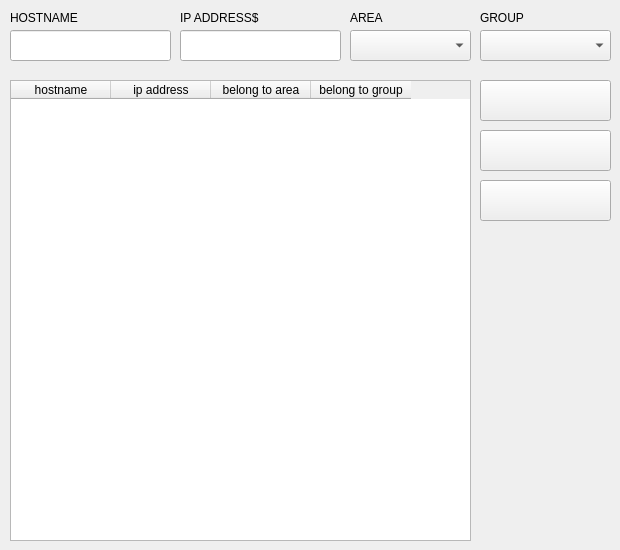
        <widget class="QWidget" name="Hosts_Config">
         <attribute name="title">
          <string>Hosts Config</string>
         </attribute>
         <widget class="QTableWidget" name="tableWidget_2">
          <property name="geometry">
           <rect>
            <x>10</x>
            <y>80</y>
            <width>461</width>
            <height>461</height>
           </rect>
          </property>
          <column>
           <property name="text">
            <string>hostname</string>
           </property>
          </column>
          <column>
           <property name="text">
            <string>ip address</string>
           </property>
          </column>
          <column>
           <property name="text">
            <string>belong to area</string>
           </property>
          </column>
          <column>
           <property name="text">
            <string>belong to group</string>
           </property>
          </column>
         </widget>
         <widget class="QLineEdit" name="lineEdit_3">
          <property name="geometry">
           <rect>
            <x>10</x>
            <y>30</y>
            <width>161</width>
            <height>31</height>
           </rect>
          </property>
         </widget>
         <widget class="QLineEdit" name="lineEdit_4">
          <property name="geometry">
           <rect>
            <x>180</x>
            <y>30</y>
            <width>161</width>
            <height>31</height>
           </rect>
          </property>
         </widget>
         <widget class="QComboBox" name="comboBox_2">
          <property name="geometry">
           <rect>
            <x>350</x>
            <y>30</y>
            <width>121</width>
            <height>31</height>
           </rect>
          </property>
         </widget>
         <widget class="QComboBox" name="comboBox_3">
          <property name="geometry">
           <rect>
            <x>480</x>
            <y>30</y>
            <width>131</width>
            <height>31</height>
           </rect>
          </property>
         </widget>
         <widget class="QLabel" name="label">
          <property name="geometry">
           <rect>
            <x>10</x>
            <y>10</y>
            <width>151</width>
            <height>16</height>
           </rect>
          </property>
          <property name="text">
           <string>HOSTNAME</string>
          </property>
         </widget>
         <widget class="QLabel" name="label_2">
          <property name="geometry">
           <rect>
            <x>180</x>
            <y>10</y>
            <width>151</width>
            <height>16</height>
           </rect>
          </property>
          <property name="text">
           <string>IP ADDRESS$</string>
          </property>
         </widget>
         <widget class="QLabel" name="label_3">
          <property name="geometry">
           <rect>
            <x>350</x>
            <y>10</y>
            <width>121</width>
            <height>16</height>
           </rect>
          </property>
          <property name="text">
           <string>AREA</string>
          </property>
         </widget>
         <widget class="QLabel" name="label_4">
          <property name="geometry">
           <rect>
            <x>480</x>
            <y>10</y>
            <width>121</width>
            <height>16</height>
           </rect>
          </property>
          <property name="text">
           <string>GROUP</string>
          </property>
         </widget>
         <widget class="QPushButton" name="pushButton_7">
          <property name="geometry">
           <rect>
            <x>480</x>
            <y>130</y>
            <width>131</width>
            <height>41</height>
           </rect>
          </property>
          <property name="text">
           <string/>
          </property>
          <property name="icon">
           <iconset resource="icons.qrc">
            <normaloff>:/icons/icons/close.png</normaloff>:/icons/icons/close.png</iconset>
          </property>
          <property name="iconSize">
           <size>
            <width>30</width>
            <height>30</height>
           </size>
          </property>
         </widget>
         <widget class="QPushButton" name="pushButton_8">
          <property name="geometry">
           <rect>
            <x>480</x>
            <y>80</y>
            <width>131</width>
            <height>41</height>
           </rect>
          </property>
          <property name="text">
           <string/>
          </property>
          <property name="icon">
           <iconset>
            <normaloff>icons/plus.png</normaloff>icons/plus.png</iconset>
          </property>
          <property name="iconSize">
           <size>
            <width>30</width>
            <height>30</height>
           </size>
          </property>
         </widget>
         <widget class="QPushButton" name="pushButton_9">
          <property name="geometry">
           <rect>
            <x>480</x>
            <y>180</y>
            <width>131</width>
            <height>41</height>
           </rect>
          </property>
          <property name="text">
           <string/>
          </property>
          <property name="icon">
           <iconset>
            <normaloff>icons/pencil.png</normaloff>icons/pencil.png</iconset>
          </property>
          <property name="iconSize">
           <size>
            <width>30</width>
            <height>30</height>
           </size>
          </property>
         </widget>
        </widget>
